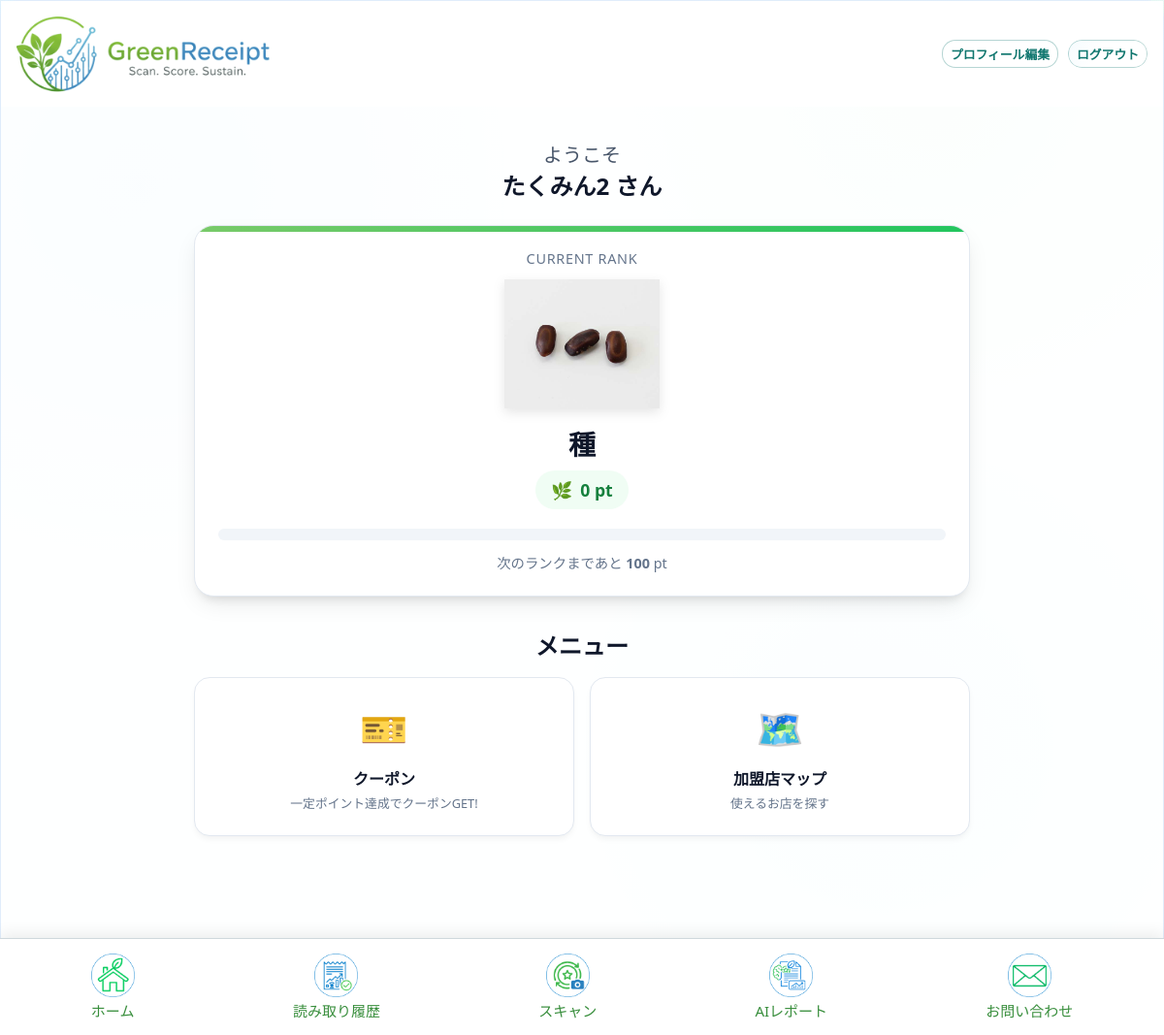
/menu/ (signed in), run on the app's committed database.
### accounts/models.py (models this page shows, shortened)
class CustomUser(AbstractUser):
    username = models.CharField(
        "ユーザー名",
        max_length=50,
        unique=True,
        help_text=(
            "必須。50文字以下。文字、数字、および @/./+/-/_ のみ使用できます。"
        ),
        validators=[AbstractUser.username_validator],
        error_messages={
            "unique": _("A user with that username already exists."),
        },
    )
    email = models.EmailField(_("email address"), unique=True)
    is_verified = models.BooleanField(default=False, verbose_name='メール認証済み')
    verification_token = models.CharField(
        max_length=100, blank=True, null=True, unique=True, verbose_name='認証トークン')
    ROLE_CHOICES = (
        ('admin', '管理者'),
        ('store', '店舗'),
        ('user', '一般ユーザー'),
    )
    RANK_CHOICES = (
        ('seed', '種'),
        ('sprout', '芽'),
        ('tree', '木'),
        ('apple_tree', 'リンゴの木'),
    )
    current_points = models.IntegerField(default=0, verbose_name='ポイント')
    rank = models.CharField(max_length=20, choices=RANK_CHOICES, default='seed', verbose_name='ランク')
    updated_at = models.DateTimeField(auto_now=True, verbose_name='アカウント更新日時')
    birthday = models.DateField(verbose_name='生年月日', null=True, blank=True)
    purchased_amount = models.IntegerField(default=0, verbose_name='購入点数')
    lastmonth_point = models.IntegerField(default=0, verbose_name='先月獲得ポイント')
    current_coupons = models.ManyToManyField(
        'core.Coupon', verbose_name='所持クーポン', blank=True)
    role = models.CharField(
        max_length=10, choices=ROLE_CHOICES, default='user', verbose_name='役割')
    store = models.ForeignKey(
        'core.Store', on_delete=models.SET_NULL, null=True, blank=True, verbose_name='所属店舗')
    last_reset_month = models.DateField(null=True, blank=True, verbose_name='最後にポイントリセットした月')
    new_email = models.EmailField(
        _("new email address"), blank=True, null=True)
    email_change_token = models.CharField(
        max_length=100, blank=True, null=True, unique=True, verbose_name='メール変更認証トークン'
    )
    withdrawal_code = models.CharField(
        max_length=6, blank=True, null=True, verbose_name='退会確認コード'
    )
    withdrawal_code_expires_at = models.DateTimeField(
        blank=True, null=True, verbose_name='退会確認コード有効期限'
    )
    RANK_HIERARCHY = {'seed': 0, 'sprout': 1, 'tree': 2, 'apple_tree': 3}
    def _update_rank(self):
        points = self.current_points
        new_rank = self.rank
        if points >= 800:
            new_rank = 'apple_tree'
        elif points >= 300:
            new_rank = 'tree'
        elif points >= 100:
            new_rank = 'sprout'
        else:
            new_rank = 'seed'
        self.rank = new_rank
    def save(self, *args, **kwargs):
        is_new_user = self.pk is None
        old_rank = 'seed'
        old_points = 0
        if not is_new_user:
            try:
                old_self = CustomUser.objects.get(pk=self.pk)
                old_rank = old_self.rank
                old_points = old_self.current_points
            except CustomUser.DoesNotExist:
                pass
        self._update_rank()
        if not self.is_superuser:
            self.is_staff = self.role in ['admin', 'system', 'store']
        super().save(*args, **kwargs)
        rank_coupon_map = {
            'sprout': 'ブロンズランク特典', # クーポン名定義
            'tree': 'シルバーランク特典',
            'apple_tree': 'ゴールドランク特典',
        }
    class Meta:
        verbose_name = 'ユーザー'
        verbose_name_plural = 'ユーザー'

### core/views.py (the view)
# urls.py: path("menu/", views.main_menu, name="main_menu"),
@login_required
def main_menu(request):
    user = request.user
    announcements = Announcement.objects.order_by('-created_at')[:3]
    coupons = Coupon.objects.all()[:3]
    receipts = Receipt.objects.filter(
        user=request.user).order_by('-scanned_at')[:3]
    MAX_POINTS = 800
    current_points = user.current_points
    next_rank_points = 0
    prev_rank_points = 0
    if current_points < 100:
        next_rank_points = 100
        prev_rank_points = 0
    elif current_points < 300:
        next_rank_points = 300
        prev_rank_points = 100
    elif current_points < 800:
        next_rank_points = 800
        prev_rank_points = 300
    else:
        next_rank_points = None # Max rank
        prev_rank_points = 800
    progress_percentage = 100
    points_to_next = 0
    if next_rank_points:
        points_to_next = next_rank_points - current_points
        range_points = next_rank_points - prev_rank_points
        if range_points > 0:
            progress_points = current_points - prev_rank_points
            progress_percentage = int((progress_points / range_points) * 100)
        else:
            progress_percentage = 0
    context = {
        'announcements': announcements,
        'coupons': coupons,
        'receipts': receipts,
        'rank': user.rank,
        'current_points': user.current_points,
        'next_rank_points': next_rank_points,
        'points_to_next': points_to_next,
        'progress_percentage': progress_percentage,
    }
    return render(request, "core/main_menu.html", context)

### core/templates/core/main_menu.html (shortened to what this page needs)
{% extends 'core/base.html' %}
{% load static %}
{% block content %}
<div class="home-page">
  <div class="welcome-header">
    <div class="welcome-title">ようこそ</div>
    <div class="user-name">{{ user.username }} さん</div>
  </div>
  <section class="rank-section">
    <div class="rank-label">Current Rank</div>
    <img src="{% static 'img/rank_'|add:rank|add:'.png' %}" alt="{{ user.get_rank_display }}" class="rank-image">
    <div class="rank-name">{{ user.get_rank_display }}</div>
    <div class="points-display">
      <span>🌿</span> {{ current_points }} pt
    </div>
    <div class="rank-progress-container px-3">
      {% if next_rank_points %}
        <div class="progress-wrapper">
        </div>
        <p class="next-rank-info">
          次のランクまであと <strong>{{ points_to_next }}</strong> pt
        </p>
      {% else %}
        <div class="progress-wrapper">
          <div class="progress-fill" style="width: 100%;"></div>
        </div>
        <p class="text-success fw-bold">最高ランク到達！おめでとうございます！</p>
      {% endif %}
    </div>
  </section>
  <h2 class="h5 mb-3 fw-bold ps-2 border-start border-4 border-success">メニュー</h2>
  <div class="menu-grid">
    <a href="{% url 'core:coupon_list' %}" class="menu-card" style="margin-top: 16px;">
      <span class="menu-icon">🎫</span>
      <div>
        <div class="menu-title">クーポン</div>
        <div class="menu-desc">一定ポイント達成でクーポンGET!</div>
      </div>
    </a>
    <a href="{% url 'core:store_map' %}" class="menu-card" style="margin-top: 16px;">
      <span class="menu-icon">🗺️</span>
      <div>
        <div class="menu-title">加盟店マップ</div>
        <div class="menu-desc">使えるお店を探す</div>
      </div>
    </a>
  </div>
</div>
{% endblock %}

### core/static/css/style.css (style rules this page uses)
:root { --bg-1: #f3f9ff; --bg-2: #f2fff8; --panel: rgba(255, 255, 255, 0.9); --panel-strong: rgba(255, 255, 255, 0.96); --border: rgba(9, 109, 217, 0.12); --shadow: 0 14px 48px rgba(9, 109, 217, 0.12); --shadow-strong: 0 22px 60px rgba(9, 109, 217, 0.18); --text: #0f172a; --muted: #475569; --accent: #79ca69; --accent-2: #0f766e; --success: #22c55e; --danger: #ef4444; --radius-lg: 18px; --radius-md: 12px; --radius-sm: 10px; }
* { box-sizing: border-box; margin: 0; padding: 0; }
html, body { height: 100%; width: 100%; overflow-x: hidden; }
body { font-family: "Poppins", "Segoe UI", "\u30E1\u30A4\u30EA\u30AA", "Hiragino Kaku Gothic ProN", sans-serif; text-align: center; min-height: 100vh; margin: 0; padding-top: 0; color: var(--text); background: radial-gradient(circle at 12% 18%, rgba(14, 165, 233, 0.16), transparent 32%), radial-gradient(circle at 80% 8%, rgba(34, 197, 94, 0.12), transparent 28%), radial-gradient(circle at 76% 72%, rgba(14, 165, 233, 0.12), transparent 32%), linear-gradient(135deg, var(--bg-1), var(--bg-2)); -webkit-font-smoothing: antialiased; -moz-osx-font-smoothing: grayscale; }
:root { --nav-h: 100px; }
main p { font-size: 15px; color: var(--muted); font-weight: 500; }
img, video, canvas { max-width: 100%; height: auto; display: block; }

### core/templates/core/main_menu.html (style rules this page uses)
.home-page { max-width: 800px; margin: 0 auto; width: 100%; padding-bottom: 80px; }
.welcome-header { text-align: center; margin-bottom: 24px; padding-top: 10px; }
.welcome-title { font-size: 1.25rem; color: #475569; font-weight: 500; }
.user-name { color: #0f172a; font-weight: 700; font-size: 1.5rem; }
.rank-section { background: #fff; border-radius: 20px; padding: 24px; box-shadow: 0 10px 25px -5px rgba(0, 0, 0, 0.1), 0 8px 10px -6px rgba(0, 0, 0, 0.1); margin-bottom: 32px; text-align: center; position: relative; overflow: hidden; border: 1px solid #e2e8f0; }
.rank-section::before { content: ""; position: absolute; top: 0; left: 0; right: 0; height: 6px; background: linear-gradient(90deg, #79ca69, #22c55e); }
.rank-label { font-size: 0.9rem; color: #64748b; margin-bottom: 12px; text-transform: uppercase; letter-spacing: 0.05em; }
.rank-image { max-width: 160px; height: auto; margin: 0 auto 16px; filter: drop-shadow(0 4px 6px rgba(0,0,0,0.1)); transition: transform 0.3s; }
.rank-name { font-size: 1.75rem; font-weight: 800; color: #0f172a; margin-bottom: 8px; }
.points-display { display: inline-flex; align-items: center; gap: 8px; background: #f0fdf4; padding: 8px 16px; border-radius: 50px; color: #15803d; font-weight: 700; font-size: 1.1rem; margin-bottom: 20px; }
.progress-wrapper { background: #f1f5f9; border-radius: 999px; height: 12px; width: 100%; margin: 0 auto 12px; overflow: hidden; position: relative; }
.next-rank-info { font-size: 0.9rem; color: #64748b; }
.menu-grid { display: grid; grid-template-columns: repeat(2, 1fr); gap: 16px; }
.menu-card { background: #fff; border: 1px solid #e2e8f0; border-radius: 16px; padding: 24px; text-decoration: none; color: #0f172a; display: flex; flex-direction: column; align-items: center; text-align: center; transition: all 0.2s; box-shadow: 0 4px 6px -1px rgba(0, 0, 0, 0.05); }
.menu-icon { font-size: 2.5rem; margin-bottom: 12px; }
.menu-title { font-weight: 700; font-size: 1rem; }
.menu-desc { font-size: 0.8rem; color: #64748b; margin-top: 4px; }

### data on the page
CustomUser: username "たくみん2", rank (picture), rank "種"

### other printed values
{{ current_points }} "0"
{{ points_to_next }} "100"
